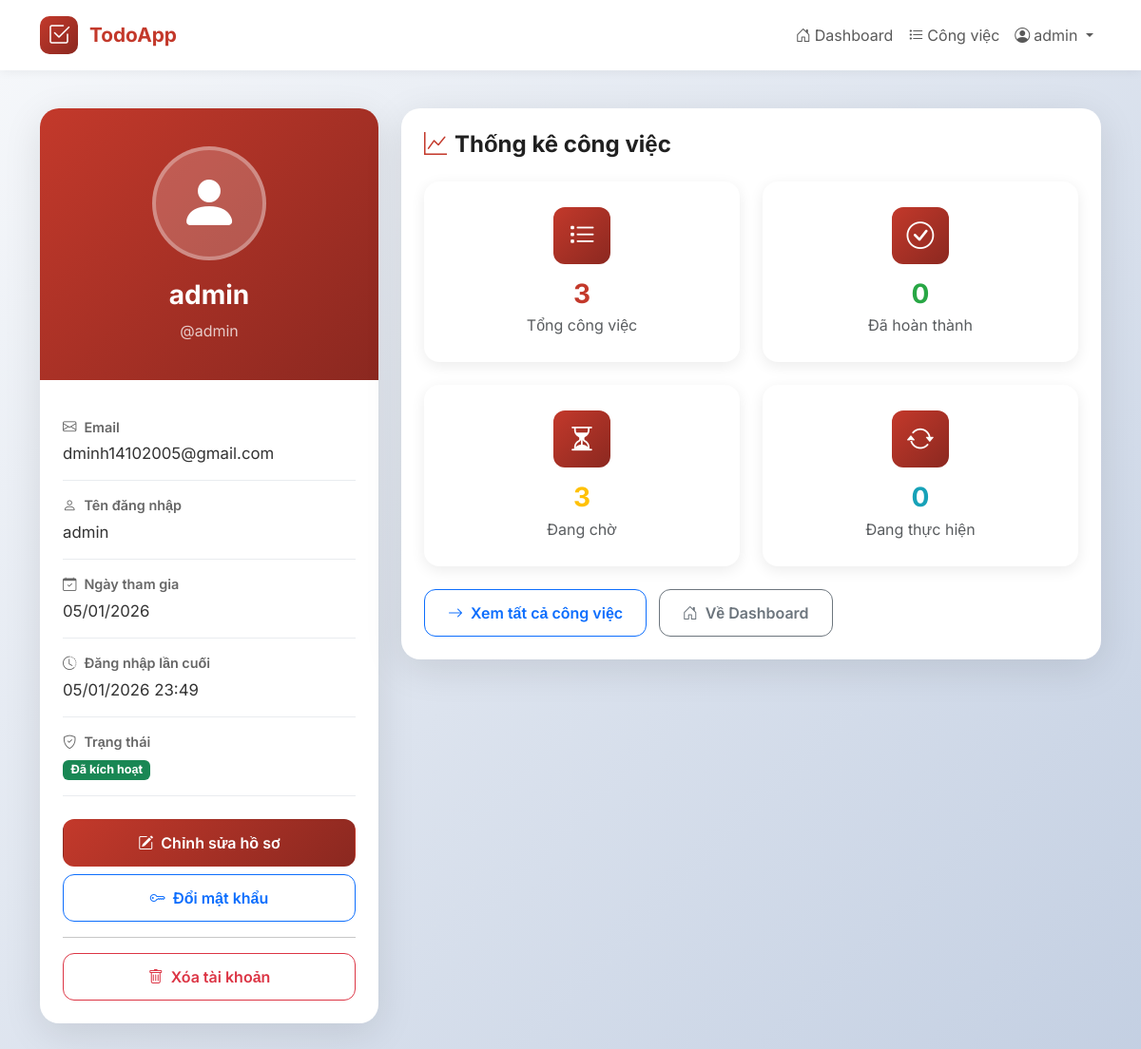
The app's page /accounts/profile/ (signed in), older data.
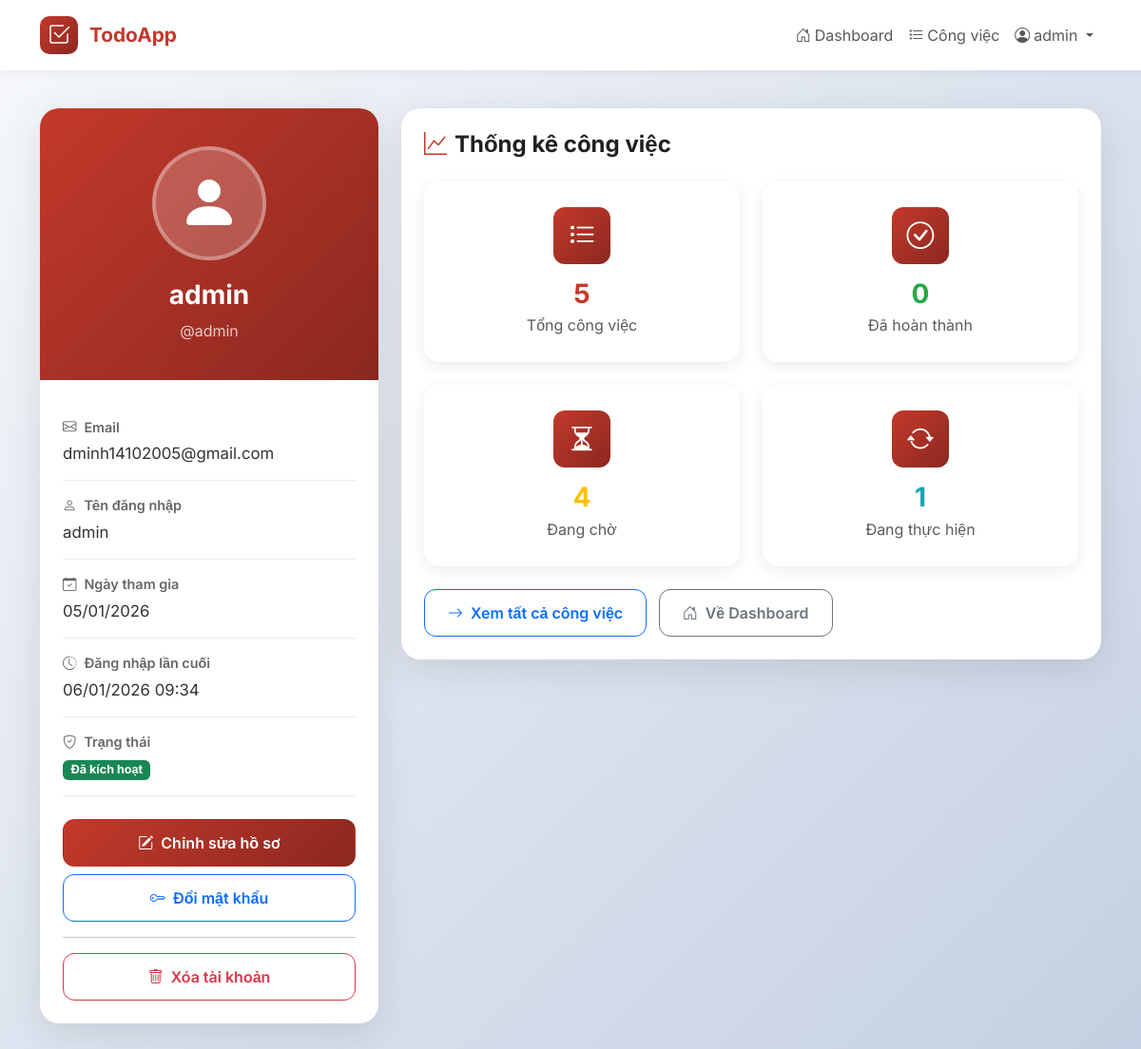
The same page, newer data.
### accounts/models.py (models this page shows, shortened)
class User(AbstractUser):
    id = models.UUIDField(primary_key=True, default=uuid.uuid4, editable=False)
    email = models.EmailField(
        unique=True,
        verbose_name=_("Email"),
        help_text=_("Email address used for account activation and password reset"),
    )
    avatar = models.ImageField(
        upload_to='avatars/',
        blank=True,
        null=True,
        verbose_name=_("Avatar"),
        help_text=_("Profile picture (recommended size: 200x200px)"),
        storage=MediaCloudinaryStorage(),
    )
    USERNAME_FIELD = "username"
    REQUIRED_FIELDS = ["email"]
    class Meta:
        verbose_name = _("User")
        verbose_name_plural = _("Users")
        ordering = ["-date_joined"]
    def get_display_name(self):
        full_name = self.get_full_name()
        return full_name if full_name else self.username

### accounts/views.py (the view)
# urls.py: path("profile/", views.profile_view, name="profile"),
@login_required
def profile_view(request):
    user = request.user
    try:
        from tasks.models import Task
        user_tasks = Task.objects.filter(user=user)
        total_tasks = user_tasks.count()
        completed_tasks = user_tasks.filter(status='completed').count()
        pending_tasks = user_tasks.filter(status='pending').count()
        in_progress_tasks = user_tasks.filter(status='in_progress').count()
        overdue_tasks = [task for task in user_tasks if task.is_overdue]
        overdue_count = len(overdue_tasks)
    except ImportError:
        total_tasks = completed_tasks = pending_tasks = in_progress_tasks = overdue_count = 0
    context = {
        "user": user,
        "total_tasks": total_tasks,
        "completed_tasks": completed_tasks,
        "pending_tasks": pending_tasks,
        "in_progress_tasks": in_progress_tasks,
        "overdue_count": overdue_count,
    }
    return render(request, "accounts/profile.html", context)

### tasks/models.py (called while the page is built)
    @property
    def is_overdue(self):
        if self.deadline and self.status != 'completed':
            return timezone.now() > self.deadline
        return False

### accounts/templates/accounts/profile.html (shortened to what the changed rows need)
{% extends 'base.html' %}
{% load static %}
{% block content %}
<div class="profile-container">
    <div class="container">
        <div class="row">
            <div class="col-lg-4 mb-4">
                <div class="profile-card">
                    <div class="profile-header">
                        <div class="avatar-container">
                            {% if user.avatar %}
                                <img src="{{ user.avatar.url }}" alt="Avatar"
                                     class="rounded-circle"
                                     style="width: 100%; height: 100%; object-fit: cover;">
                            {% else %}
                                <i class="bi bi-person-fill"></i>
                            {% endif %}
                        </div>
                        <h3 class="fw-bold mb-2">{{ user.get_display_name }}</h3>
                        <p class="mb-0 opacity-75">@{{ user.username }}</p>
                    </div>
                    <div class="p-4">
                        <div class="info-item">
                            <div class="info-label">
                                <i class="bi bi-envelope me-2"></i>Email
                            </div>
                            <div class="info-value">{{ user.email }}</div>
                        </div>
                        <div class="info-item">
                            <div class="info-label">
                                <i class="bi bi-person me-2"></i>Tên đăng nhập
                            </div>
                            <div class="info-value">{{ user.username }}</div>
                        </div>
                        <div class="info-item">
                            <div class="info-label">
                                <i class="bi bi-calendar-check me-2"></i>Ngày tham gia
                            </div>
                            <div class="info-value">{{ user.date_joined|date:"d/m/Y" }}</div>
                        </div>
                        {% if user.last_login %}
                        <div class="info-item">
                            <div class="info-label">
                                <i class="bi bi-clock-history me-2"></i>Đăng nhập lần cuối
                            </div>
                            <div class="info-value">{{ user.last_login|date:"d/m/Y H:i" }}</div>
                        </div>
                        {% endif %}
                    </div>
                </div>
            </div>
            <div class="col-lg-8">
                <div class="profile-card p-4">
                    <div class="row g-4 mb-4">
                        <div class="col-md-6">
                            <div class="stat-card">
                                <div class="stat-icon">
                                    <i class="bi bi-list-task text-white" style="font-size: 1.8rem;"></i>
                                </div>
                                <h3 class="fw-bold mb-1" style="color: #c3392b;">{{ total_tasks }}</h3>
                                <p class="text-muted mb-0">Tổng công việc</p>
                            </div>
                        </div>
                        <div class="col-md-6">
                            <div class="stat-card">
                                <div class="stat-icon">
                                    <i class="bi bi-hourglass-split text-white" style="font-size: 1.8rem;"></i>
                                </div>
                                <h3 class="fw-bold mb-1" style="color: #ffc107;">{{ pending_tasks }}</h3>
                                <p class="text-muted mb-0">Đang chờ</p>
                            </div>
                        </div>
                        <div class="col-md-6">
                            <div class="stat-card">
                                <div class="stat-icon">
                                    <i class="bi bi-arrow-repeat text-white" style="font-size: 1.8rem;"></i>
                                </div>
                                <h3 class="fw-bold mb-1" style="color: #17a2b8;">{{ in_progress_tasks }}</h3>
                                <p class="text-muted mb-0">Đang thực hiện</p>
                            </div>
                        </div>
                    </div>
                </div>
            </div>
        </div>
    </div>
</div>
{% endblock %}

### templates/base.html (shortened to what this page needs)
{% load static %}
<!DOCTYPE html>
<html lang="vi">
<head>
    <link href="https://cdn.jsdelivr.net/npm/bootstrap@5.3.0/dist/css/bootstrap.min.css" rel="stylesheet">
    <link rel="stylesheet" href="https://cdn.jsdelivr.net/npm/bootstrap-icons@1.11.0/font/bootstrap-icons.css">
</head>
<body>
    <nav class="navbar navbar-expand-lg sticky-top">
        <div class="container">
            <a class="navbar-brand d-flex align-items-center" href="{% url 'home' %}">
                <div style="width: 40px; height: 40px; background: linear-gradient(135deg, #c3392b 0%, #8b2820 100%); border-radius: 10px; display: flex; align-items: center; justify-content: center; margin-right: 12px;">
                    <i class="bi bi-check2-square text-white" style="font-size: 1.5rem;"></i>
                </div>
                <span class="fw-bold" style="color: #c3392b; font-size: 1.3rem;">TodoApp</span>
            </a>
            <div class="collapse navbar-collapse" id="navbarNav">
                <ul class="navbar-nav ms-auto align-items-center">
                    {% if user.is_authenticated %}
                        <li class="nav-item">
                            <a class="nav-link" href="{% url 'accounts:user_dashboard' %}">
                                <i class="bi bi-house-door me-1"></i>Dashboard
                            </a>
                        </li>
                        <li class="nav-item">
                            <a class="nav-link" href="{% url 'task_list' %}">
                                <i class="bi bi-list-task me-1"></i>Công việc
                            </a>
                        </li>
                        <li class="nav-item dropdown">
                            <a class="nav-link dropdown-toggle" href="#" id="userDropdown" role="button" data-bs-toggle="dropdown" aria-expanded="false">
                                <i class="bi bi-person-circle me-1"></i>{{ user.username }}
                            </a>
                        </li>
                    {% endif %}
                </ul>
            </div>
        </div>
    </nav>
    <main class="main-content">
        {% block content %}
        {% endblock %}
    </main>
</body>
</html>

Row changes from the older to the newer data that the page shows:
changed User "admin": last_login "05/01/2026 23:49" → "06/01/2026 09:34"
Text that changed along with them:
{{ total_tasks }}: "3" → "5"
{{ pending_tasks }}: "3" → "4"
{{ in_progress_tasks }}: "0" → "1"
